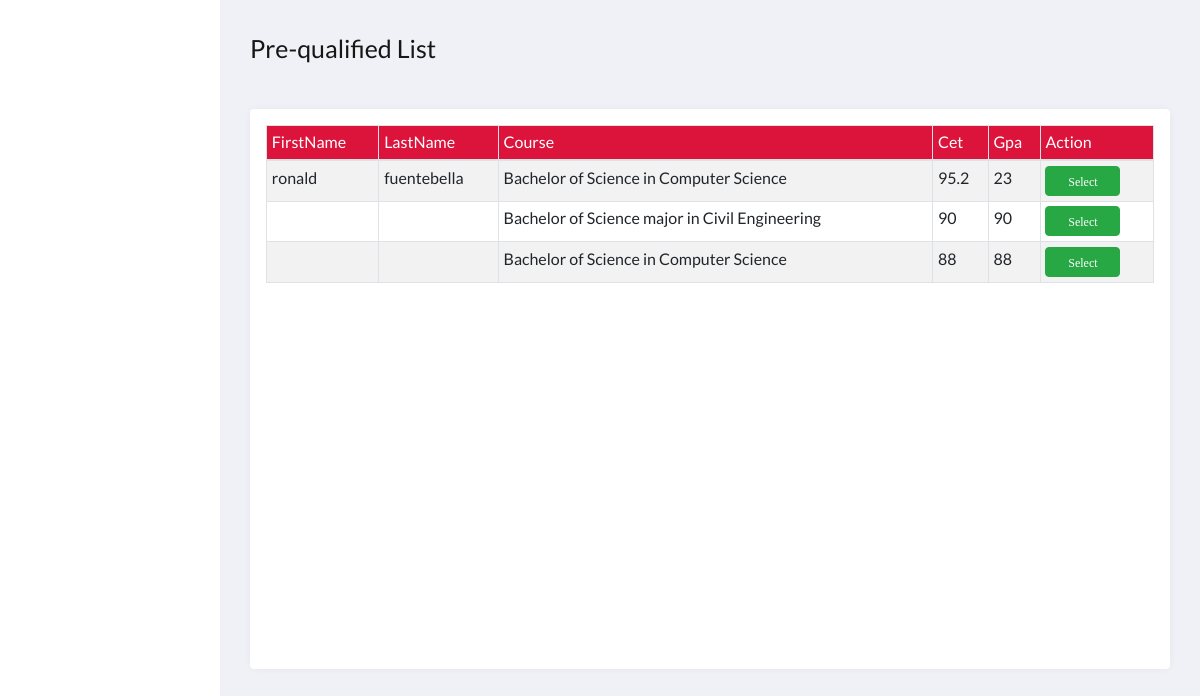
The app's page /admin/admin.pre.php with its own data.
### tables this page shows
CREATE TABLE `selectedcourse` (
  `id` int(11) NOT NULL,
  `user_id` int(11) NOT NULL,
  `course_id` int(11) NOT NULL,
  `file_id` int(11) NOT NULL,
  `userStatus` varchar(100) DEFAULT NULL,
  `date` varchar(200) NOT NULL
);

CREATE TABLE `users` (
  `id` int(11) NOT NULL,
  `applicantid` int(11) DEFAULT NULL,
  `username` varchar(100) NOT NULL,
  `fname` varchar(100) NOT NULL,
  `lname` varchar(100) NOT NULL,
  `email` varchar(100) NOT NULL,
  `user_type` varchar(100) NOT NULL,
  `password` varchar(100) NOT NULL,
  `studentType` varchar(100) DEFAULT NULL
);

CREATE TABLE `coursestbl` (
  `course_id` int(11) NOT NULL,
  `course_name` varchar(255) NOT NULL,
  `course_description` varchar(1000) NOT NULL,
  `college_id` int(11) NOT NULL,
  `course_img` text DEFAULT NULL,
  `quota` int(200) DEFAULT NULL,
  `waiting` int(200) DEFAULT NULL,
  `cet_req` float DEFAULT NULL,
  `gpa_req` float DEFAULT NULL
);

CREATE TABLE `attachment` (
  `id` int(11) NOT NULL,
  `cet_path` text NOT NULL,
  `gmoral_path` text NOT NULL,
  `gpa_path` text NOT NULL,
  `shiftee_path` text DEFAULT NULL,
  `user_id` int(100) NOT NULL,
  `cetValue` varchar(100) NOT NULL,
  `gpaValue` varchar(100) NOT NULL
);

### admin/admin.pre.php (the view, shortened to what this page needs)
<?php
include ('action/assign.php');
?>
<!DOCTYPE html>
<html lang="en">
<head>
    <link rel="stylesheet" href="../bootstrap4/css/bootstrap.min.css">
    <link href="//maxcdn.bootstrapcdn.com/font-awesome/4.7.0/css/font-awesome.min.css" rel="stylesheet">
    <link rel="stylesheet" href="../css/admin.style.css">
    <link rel="stylesheet" href="../css/btn.admin.css">
    <link rel="stylesheet" type="text/css" href="../DataTables/datatables.css">
</head>
<body>
      <section class="page-content">
        <section class="btn-group">
          <p class="section-name">Pre-qualified List</p>
        </section>
        <section class="grid">
          <article>
              <div class="table table-responsive-sm table-responsive-md table-responsive-lg table-responsive-xl mx-3 my-3">
                <table class="table table-sm table-striped table-bordered table-hover" id="printable-table">
                    <thead class="thead">
                    <?php $results = mysqli_query($db, "SELECT * from selectedcourse LEFT JOIN users ON selectedcourse.user_id = users.id
                     LEFT JOIN coursestbl ON selectedcourse.course_id = coursestbl.course_id
                     LEFT JOIN attachment ON selectedcourse.file_id = attachment.id WHERE userStatus='VERIFIED'")?>
                        <tr>
                            <th>FirstName</th>
                            <th>LastName</th>
                            <th>Course</th>
                            <th>Cet</th>
                            <th>Gpa</th>
                            <th>Action </th>
                        </tr>
                    </thead>
                    <tbody class="tbody">
                 <?php   while ($row = mysqli_fetch_array($results)) { ?>
                            <tr>
                          <td><?php echo $row['fname']; ?> </td>
                          <td><?php echo $row['lname']; ?> </td>
                          <td><?php echo $row['course_name']; ?></td>
                          <td><?php echo $row['cetValue']; ?></td>
                          <td><?php echo $row['gpaValue']; ?></td>
                          <td>
                              <button class="btn btn-success selectbtn">Select</button>
                         </td>
                        </tr>
                          <?php
                            }
                         ?>
                    </tbody>
                </table>
              </div>
          </article>
        </section>
      </section>
</body>
</html>

### css/admin.style.css (style rules this page uses)
:root { --page-header-bgColor: crimson; --page-header-bgColor-hover: rgba(0, 0, 0, 0.103); --page-header-txtColor: white; --page-header-headingColor: rgb(202, 198, 198); --page-header-width: 220px; --page-content-bgColor: #f0f1f6; --page-content-txtColor: #171616; --page-content-blockColor: #fff; --border-radius: 4px; --box-shadow: 0 0 10px -2px rgba(0, 0, 0, 0.075); }
* { padding: 0; margin: 0; box-sizing: border-box; font: 16px/1.5 "Lato"; }
a,button { color: inherit; }
button { cursor: pointer; }
button, input { border: none; }
.page-content { position: relative; left: var(--page-header-width); width: calc(100% - var(--page-header-width)); min-height: 100vh; padding: 30px; color: var(--page-content-txtColor); background: var(--page-content-bgColor); }
.btn-group { display: grid; grid-template-columns: 1fr auto; grid-column-gap: 0px; align-items: center; background: var(--page-content-bgColor); margin-bottom: 25px; }
.btn-group .section-name { font-size: 25px; }
.page-content .grid .thead { background-color: var(--page-header-bgColor); color: white; font-size: 12px; }
.page-content .grid .tbody { font-size: 12px; }
.page-content .grid > article { display: flex; min-height: 70vh; height: 100%; background: var(--page-content-blockColor); border-radius: var(--border-radius); box-shadow: var(--box-shadow); }

### css/btn.admin.css (style rules this page uses)
.page-content .table .tbody .selectbtn { width: 75px; height: 30px; font-family: latto; font-size: 12px; text-align: center; }

### records on screen
selectedcourse: user.fname "ronald", user.lname "fuentebella", course.course_name "Bachelor of Science in Computer Science", attachment.cetValue "95.2", attachment.gpaValue "23"
selectedcourse: course.course_name "Bachelor of Science major in Civil Engineering", attachment.cetValue "90", attachment.gpaValue "90"
selectedcourse: course.course_name "Bachelor of Science in Computer Science", attachment.cetValue "88", attachment.gpaValue "88"
